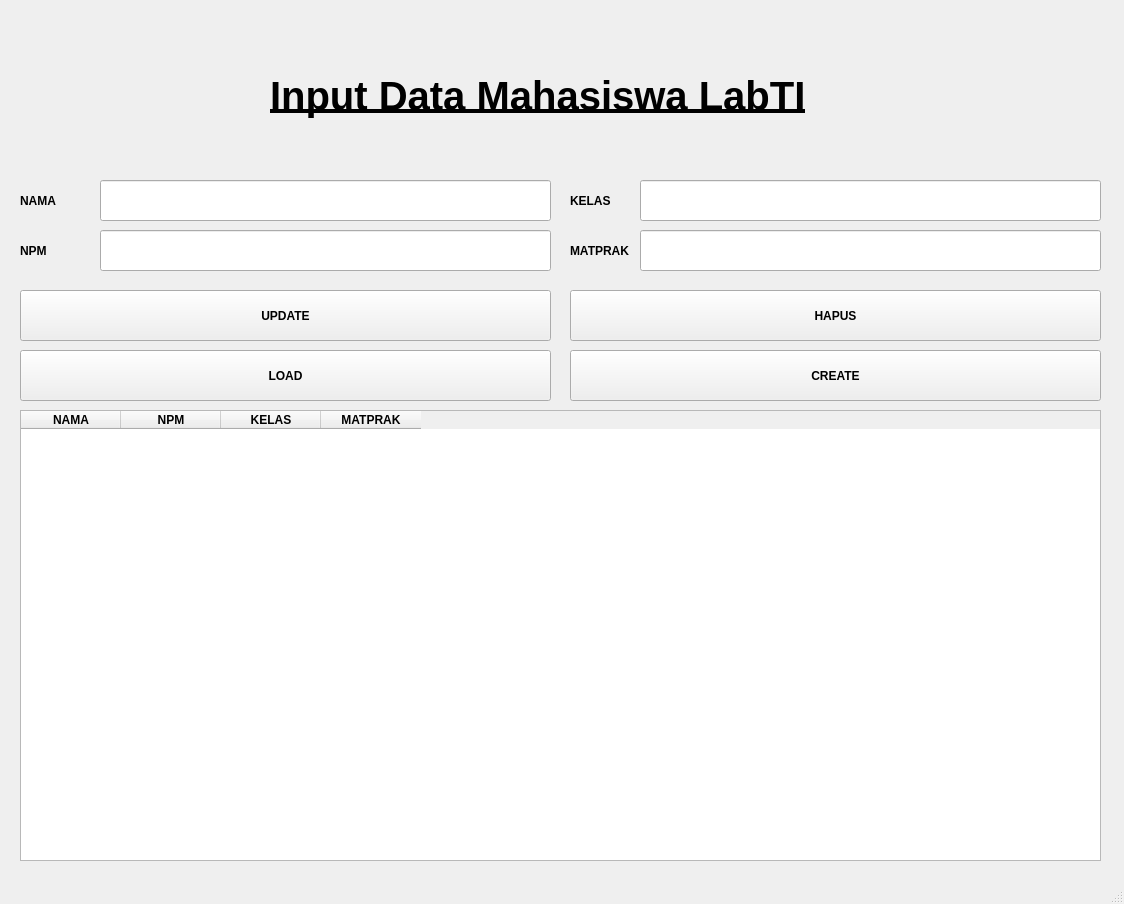
<?xml version="1.0" encoding="UTF-8"?>
<ui version="4.0">
 <class>MainWindow</class>
 <widget class="QMainWindow" name="MainWindow">
  <property name="geometry">
   <rect>
    <x>0</x>
    <y>0</y>
    <width>1124</width>
    <height>904</height>
   </rect>
  </property>
  <property name="font">
   <font>
    <weight>75</weight>
    <bold>true</bold>
   </font>
  </property>
  <property name="windowTitle">
   <string>MainWindow</string>
  </property>
  <widget class="QWidget" name="centralwidget">
   <widget class="QTableWidget" name="tableWidget">
    <property name="geometry">
     <rect>
      <x>20</x>
      <y>410</y>
      <width>1081</width>
      <height>451</height>
     </rect>
    </property>
    <column>
     <property name="text">
      <string>NAMA</string>
     </property>
    </column>
    <column>
     <property name="text">
      <string>NPM</string>
     </property>
    </column>
    <column>
     <property name="text">
      <string>KELAS</string>
     </property>
    </column>
    <column>
     <property name="text">
      <string>MATPRAK</string>
     </property>
    </column>
   </widget>
   <widget class="QLabel" name="label">
    <property name="geometry">
     <rect>
      <x>20</x>
      <y>170</y>
      <width>201</width>
      <height>61</height>
     </rect>
    </property>
    <property name="text">
     <string>NAMA</string>
    </property>
   </widget>
   <widget class="QLineEdit" name="lineEditNama">
    <property name="geometry">
     <rect>
      <x>100</x>
      <y>180</y>
      <width>451</width>
      <height>41</height>
     </rect>
    </property>
   </widget>
   <widget class="QPushButton" name="pushButton">
    <property name="geometry">
     <rect>
      <x>20</x>
      <y>350</y>
      <width>531</width>
      <height>51</height>
     </rect>
    </property>
    <property name="text">
     <string>LOAD</string>
    </property>
   </widget>
   <widget class="QPushButton" name="pushButtonSimpan">
    <property name="geometry">
     <rect>
      <x>570</x>
      <y>350</y>
      <width>531</width>
      <height>51</height>
     </rect>
    </property>
    <property name="text">
     <string>CREATE</string>
    </property>
   </widget>
   <widget class="QPushButton" name="pushButtonDelete">
    <property name="geometry">
     <rect>
      <x>570</x>
      <y>290</y>
      <width>531</width>
      <height>51</height>
     </rect>
    </property>
    <property name="text">
     <string>HAPUS</string>
    </property>
   </widget>
   <widget class="QPushButton" name="pushButtonUpdate">
    <property name="geometry">
     <rect>
      <x>20</x>
      <y>290</y>
      <width>531</width>
      <height>51</height>
     </rect>
    </property>
    <property name="text">
     <string>UPDATE</string>
    </property>
   </widget>
   <widget class="QLabel" name="label_2">
    <property name="geometry">
     <rect>
      <x>570</x>
      <y>170</y>
      <width>201</width>
      <height>61</height>
     </rect>
    </property>
    <property name="text">
     <string>KELAS</string>
    </property>
   </widget>
   <widget class="QLineEdit" name="lineEditKelas">
    <property name="geometry">
     <rect>
      <x>640</x>
      <y>180</y>
      <width>461</width>
      <height>41</height>
     </rect>
    </property>
   </widget>
   <widget class="QLabel" name="label_3">
    <property name="geometry">
     <rect>
      <x>570</x>
      <y>220</y>
      <width>201</width>
      <height>61</height>
     </rect>
    </property>
    <property name="text">
     <string>MATPRAK</string>
    </property>
   </widget>
   <widget class="QLineEdit" name="lineEditMatprak">
    <property name="geometry">
     <rect>
      <x>640</x>
      <y>230</y>
      <width>461</width>
      <height>41</height>
     </rect>
    </property>
   </widget>
   <widget class="QLabel" name="label_4">
    <property name="geometry">
     <rect>
      <x>20</x>
      <y>220</y>
      <width>201</width>
      <height>61</height>
     </rect>
    </property>
    <property name="text">
     <string>NPM</string>
    </property>
   </widget>
   <widget class="QLineEdit" name="lineEditNpm">
    <property name="geometry">
     <rect>
      <x>100</x>
      <y>230</y>
      <width>451</width>
      <height>41</height>
     </rect>
    </property>
   </widget>
   <widget class="QLabel" name="label_5">
    <property name="enabled">
     <bool>true</bool>
    </property>
    <property name="geometry">
     <rect>
      <x>270</x>
      <y>60</y>
      <width>581</width>
      <height>71</height>
     </rect>
    </property>
    <property name="font">
     <font>
      <pointsize>30</pointsize>
      <italic>false</italic>
      <underline>true</underline>
      <strikeout>false</strikeout>
      <kerning>true</kerning>
     </font>
    </property>
    <property name="text">
     <string>Input Data Mahasiswa LabTI</string>
    </property>
    <property name="wordWrap">
     <bool>false</bool>
    </property>
   </widget>
  </widget>
  <widget class="QMenuBar" name="menubar">
   <property name="geometry">
    <rect>
     <x>0</x>
     <y>0</y>
     <width>1124</width>
     <height>21</height>
    </rect>
   </property>
  </widget>
  <widget class="QStatusBar" name="statusbar"/>
 </widget>
 <resources/>
 <connections/>
</ui>
